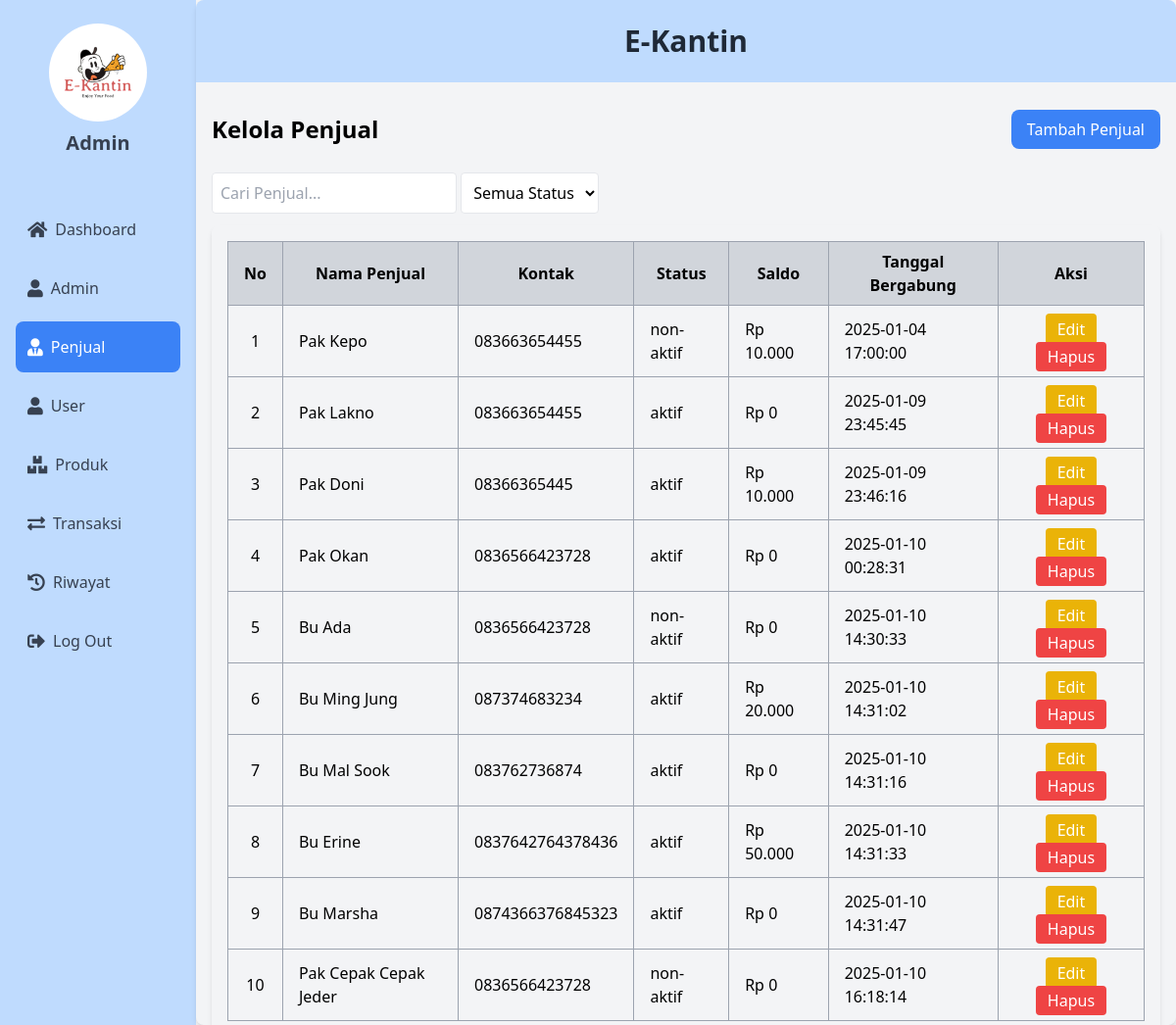
Screenshot of /penjual/penjual.php (signed in) with the database file from the repository.
### tables this page shows
CREATE TABLE `penjual` (
  `id_penjual` int NOT NULL AUTO_INCREMENT,
  `nama_penjual` varchar(100) NOT NULL,
  `kontak` varchar(100) NOT NULL,
  `status` enum('aktif','non-aktif') NOT NULL,
  `tanggal_bergabung` timestamp NOT NULL,
  `saldo` decimal(10,2) NOT NULL DEFAULT '0.00',
  `withdrawable_balance` decimal(10,2) NOT NULL DEFAULT '0.00',
  PRIMARY KEY (`id_penjual`)
);

### penjual/penjual.php (the view, shortened to what this page needs)
<?php
include '../config.php';
$sql = "SELECT * FROM penjual";
$query = mysqli_query($conn, $sql);
?>
<!DOCTYPE html>
<html lang="en">
<head>
    <script src="https://cdn.tailwindcss.com"></script>
    <link href="https://cdnjs.cloudflare.com/ajax/libs/font-awesome/5.15.4/css/all.min.css" rel="stylesheet">
</head>
<body class="bg-gray-100">
    <div class="flex flex h-screen overflow-hidden">
        <div class="w-1/6 bg-blue-200">
            <div class="flex flex-col items-center py-6 px-4">
                <div class="flex flex-col items-center mb-6">
                    <img src="../images/WhatsApp Image 2025-01-04 at 10.08.50_8e6a12dc.jpg" alt="Logo" class="rounded-full mb-2" style="height: 100px;">
                    <h1 class="text-xl font-semibold text-gray-700">Admin</h1>
                </div><br>
                <nav class="space-y-2 w-full">
                    <a href="../dashboard/dashboard.php" class="nav-link flex items-center p-3 w-full text-gray-700 hover:bg-blue-500 hover:text-white transition-all duration-300 rounded-lg <?php echo (basename($_SERVER['PHP_SELF']) == 'dashboard.php') ? 'bg-blue-500 text-white' : ''; ?>">
                        <i class="fas fa-home mr-2 text-lg"></i> Dashboard
                    </a>
                    <a href="../admin/admin.php" class="nav-link flex items-center p-3 w-full text-gray-700 hover:bg-blue-500 hover:text-white transition-all duration-300 rounded-lg <?php echo (basename($_SERVER['PHP_SELF']) == 'admin.php') ? 'bg-blue-500 text-white' : ''; ?>">
                        <i class="fas fa-user mr-2 text-lg"></i> Admin
                    </a>
                    <a href="../penjual/penjual.php" class="nav-link flex items-center p-3 w-full text-gray-700 hover:bg-blue-500 hover:text-white transition-all duration-300 rounded-lg <?php echo (basename($_SERVER['PHP_SELF']) == 'penjual.php') ? 'bg-blue-500 text-white' : ''; ?>">
                        <i class="fas fa-user-tie mr-2 text-lg"></i> Penjual
                    </a>
                    <a href="../user/user.php" class="nav-link flex items-center p-3 w-full text-gray-700 hover:bg-blue-500 hover:text-white transition-all duration-300 rounded-lg <?php echo (basename($_SERVER['PHP_SELF']) == 'user.php') ? 'bg-blue-500 text-white' : ''; ?>">
                        <i class="fas fa-user mr-2 text-lg"></i> User
                    </a>
                    <a href="../barang/barang.php" class="nav-link flex items-center p-3 w-full text-gray-700 hover:bg-blue-500 hover:text-white transition-all duration-300 rounded-lg <?php echo (basename($_SERVER['PHP_SELF']) == 'barang.php') ? 'bg-blue-500 text-white' : ''; ?>">
                        <i class="fas fa-boxes mr-2 text-lg"></i> Produk
                    </a>
                    <a href="../transaksi/transaksi.php" class="nav-link flex items-center p-3 w-full text-gray-700 hover:bg-blue-500 hover:text-white transition-all duration-300 rounded-lg <?php echo (basename($_SERVER['PHP_SELF']) == 'transaksi.php') ? 'bg-blue-500 text-white' : ''; ?>">
                        <i class="fas fa-exchange-alt mr-2 text-lg"></i> Transaksi
                    </a>
                    <a href="../riwayat/riwayat.php" class="nav-link flex items-center p-3 w-full text-gray-700 hover:bg-blue-500 hover:text-white transition-all duration-300 rounded-lg <?php echo (basename($_SERVER['PHP_SELF']) == 'riwayat.php') ? 'bg-blue-500 text-white' : ''; ?>">
                        <i class="fas fa-history mr-2 text-lg"></i> Riwayat
                    </a>
                    <a href="../logout.php" class="nav-link flex items-center p-3 w-full text-gray-700 hover:bg-blue-500 hover:text-white transition-all duration-300 rounded-lg">
                        <i class="fas fa-sign-out-alt mr-2 text-lg"></i> Log Out
                    </a>
                </nav>
            </div>
        </div>
        <div class="w-5/6 card shadow-md rounded-lg overflow-hidden">
            <div class="bg-blue-200 text-center text-xl font-bold text-black py-6 border-b-3 border-blue-400">
                <h1 class="text-3xl font-bold text-gray-800">E-Kantin</h1>
            </div>
            <div class="flex-1 p-4 overflow-y-auto">
                <div class="flex justify-between items-center py-3 mb-3">
                    <h1 class="text-2xl font-semibold">Kelola Penjual</h1>
                    <button onclick="toggleModal()" class="bg-blue-500 text-white px-4 py-2 rounded-lg hover:bg-blue-600">
                        Tambah Penjual
                    </button>
                </div>
                <div class="mb-3">
                    <input type="text" id="searchInput" class="search-input form-control p-2 border rounded w-full md:w-1/2" placeholder="Cari Penjual...">
                    <select id="statusFilter" name="statusFilter" class="p-2 border rounded bg-white">
                        <option value="">Semua Status</option>
                    </select>
                </div>
                <div class="card shadow-md rounded-lg">
                    <div class="card-body p-4">
                        <div class="overflow-x-auto" style="max-height: calc(100vh - 250px);">
                            <table class="min-w-full table-auto border-collapse">
                                <thead>
                                    <tr class="bg-gray-300 text-center">
                                        <th class="px-4 py-2 border border-gray-400">No</th>
                                        <th class="px-4 py-2 border border-gray-400">Nama Penjual</th>
                                        <th class="px-4 py-2 border border-gray-400">Kontak</th>
                                        <th class="px-4 py-2 border border-gray-400">Status</th>
                                        <th class="px-4 py-2 border border-gray-400">Saldo</th>
                                        <th class="px-4 py-2 border border-gray-400">Tanggal Bergabung</th>
                                        <th class="px-4 py-2 border border-gray-400">Aksi</th>
                                    </tr>
                                </thead>
                                <tbody>
                                    <?php
                                    $no = 1;
                                    while ($row = mysqli_fetch_array($query)) {
                                        echo "
                                            <tr class='hover:bg-gray-100'>
                                                <td class='px-4 py-2 text-center border border-gray-400'>{$no}</td>
                                                <td class='px-4 py-2 border border-gray-400'>{$row['nama_penjual']}</td>
                                                <td class='px-4 py-2 border border-gray-400'>{$row['kontak']}</td>
                                                <td class='px-4 py-2 border border-gray-400'>{$row['status']}</td>
                                                <td class='px-4 py-2 border border-gray-400'>Rp " . number_format($row['saldo'], 0, ',', '.') . "</td>
                                                <td class='px-4 py-2 border border-gray-400'>{$row['tanggal_bergabung']}</td>
                                                <td class='px-4 py-2 text-center border border-gray-400'>
                                                    <button onclick=\"openEditModal('{$row['id_penjual']}', '{$row['nama_penjual']}', '{$row['kontak']}', '{$row['status']}')\" class='bg-yellow-500 text-white px-3 py-1 rounded hover:bg-yellow-600'>Edit</button>
                                                    <a href='#' onclick=\"openDeleteModal('{$row['id_penjual']}')\" class='bg-red-500 text-white px-3 py-1 rounded hover:bg-red-600'>Hapus</a>
                                                </td>
                                            </tr>
                                        ";
                                        $no++;
                                    }
                                    ?>
                                </tbody>
                            </table>
                        </div>
                    </div>
                </div>
            </div>
        </div>
    </div>
</body>
</html>

### penjual/penjual.php (style rules this page uses)
.overflow-y-auto { scrollbar-width: thin; scrollbar-color: #888 #f1f1f1; }
.card-body { position: relative; }
.search-input { max-width: 250px; }

### rows the page displays
penjual: nama_penjual "Pak Kepo", kontak "083663654455", status "non-aktif", saldo "10.000", tanggal_bergabung "2025-01-04 17:00:00"
penjual: nama_penjual "Pak Lakno", kontak "083663654455", status "aktif", saldo "0", tanggal_bergabung "2025-01-09 23:45:45"
penjual: nama_penjual "Pak Doni", kontak "08366365445", status "aktif", saldo "10.000", tanggal_bergabung "2025-01-09 23:46:16"
penjual: nama_penjual "Pak Okan", kontak "0836566423728", status "aktif", saldo "0", tanggal_bergabung "2025-01-10 00:28:31"
penjual: nama_penjual "Bu Ada", kontak "0836566423728", status "non-aktif", saldo "0", tanggal_bergabung "2025-01-10 14:30:33"
penjual: nama_penjual "Bu Ming Jung", kontak "087374683234", status "aktif", saldo "20.000", tanggal_bergabung "2025-01-10 14:31:02"
penjual: nama_penjual "Bu Mal Sook", kontak "083762736874", status "aktif", saldo "0", tanggal_bergabung "2025-01-10 14:31:16"
penjual: nama_penjual "Bu Erine", kontak "0837642764378436", status "aktif", saldo "50.000", tanggal_bergabung "2025-01-10 14:31:33"
penjual: nama_penjual "Bu Marsha", kontak "0874366376845323", status "aktif", saldo "0", tanggal_bergabung "2025-01-10 14:31:47"
penjual: nama_penjual "Pak Cepak Cepak Jeder", kontak "0836566423728", status "non-aktif", saldo "0", tanggal_bergabung "2025-01-10 16:18:14"
